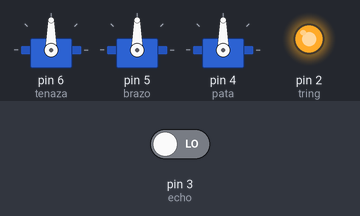
The sketch below on a simulated Arduino Uno, built with avr-gcc and run on an emulated ATmega328P. Shown: 3 × servo, output pins drawn as LEDs (lit = HIGH). The test bench sets the inputs (shaded band); at power-on: pin 3 (echo) LOW.

Above: at 0.05 s.
At 1.25 s:
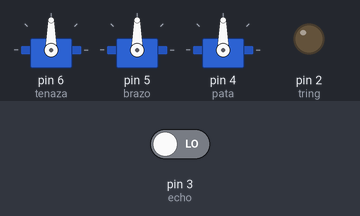
At 2.45 s:
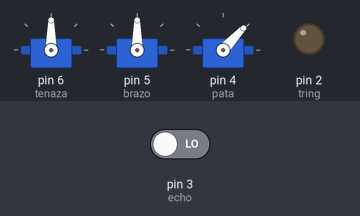
At 4.9 s:
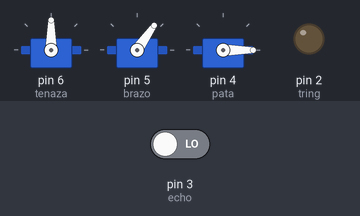
At 7.35 s:
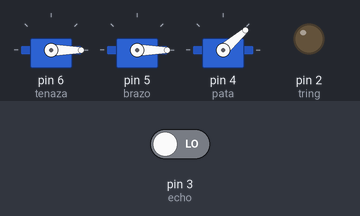
At 9.8 s:
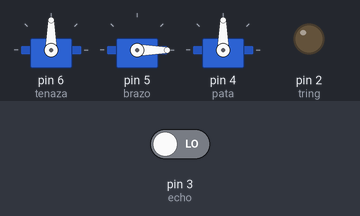
Timing chart, 0 to 12.8 s (numbered marks = the images above):
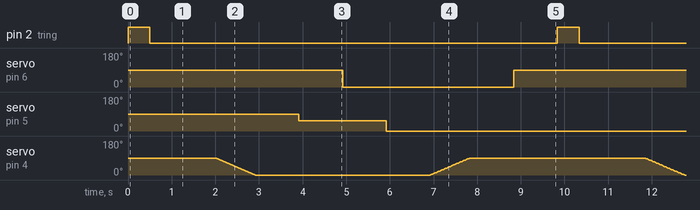

Measured:
- by itself, pin 2 (tring): alternates HIGH for 0.50 s and LOW for 9.3 s
- by itself, servo on pin 6 (tenaza): alternates 90° for 5.9 s and 0° for 3.9 s
- by itself, servo on pin 5 (brazo): alternates 55° for 2.0 s and 0° for 7.8 s

The sketch:

codigo_brazo_robotico.ino
```cpp
#include <Servo.h>

Servo tenaza;
Servo brazo;
Servo pata;

int tring = 2;
int echo = 3;
int tiempo;
int distancia;
bool ejecutado = false; // Variable flag para indicar si ya se ejecutó la parte del código

void setup() {
  pinMode(tring, OUTPUT);
  pinMode(echo, INPUT);
  tenaza.attach(6);
  brazo.attach(5);
  pata.attach(4);
}

void loop() {
  digitalWrite(tring, HIGH);
  delay(500);
  digitalWrite(tring, LOW);
  tiempo = pulseIn(echo, HIGH);
  distancia = tiempo / 58; // Corrección de la fórmula
  delay(500);

  if (distancia <= 20) {
    // Girar la pata gradualmente hacia la posición 0
    for (int angulo = 90; angulo >= 0; angulo--) {
      pata.write(angulo);
      delay(10); // Pequeño retraso para suavizar el giro
    }
    delay(1000);

    brazo.write(55);
    delay(1000);
    tenaza.write(0);
    delay(1000);
    brazo.write(0);
    delay(1000);
    // Girar la pata gradualmente hacia la posición 90
    for (int angulo = 0; angulo <= 90; angulo++) {
      pata.write(angulo);
      delay(10); // Pequeño retraso para suavizar el giro
    }
    delay(1000);

    tenaza.write(90);
    delay(1000);
  }

  // Verificar si la distancia es mayor que 20 y si la parte del código ya se ha ejecutado
  if (distancia > 20 && !ejecutado) {
    pata.write(90);
    brazo.write(0);
    tenaza.write(90);
    ejecutado = true; // Cambiar el valor de la variable flag a true para indicar que ya se ejecutó
  }
}
```
